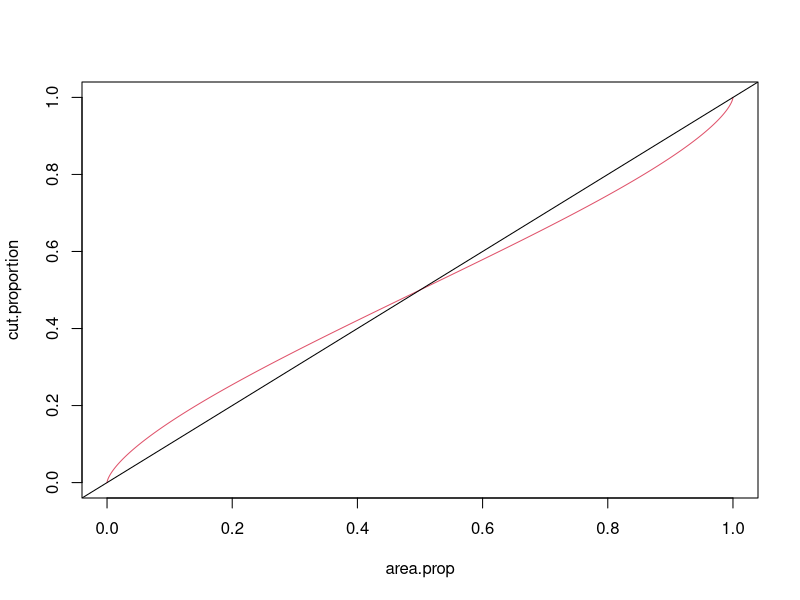

R code for this plot:
# Calculating what proportion of an ellipse (leaf) to cut along the major
# axis to remove a certain proportion of total ellipse area

# Apr 2024

# Formula for area of ellipse
area.ellipse = function(A, B) {
  A/2 * B/2 * pi
}

# Formula for area of segment of ellipse, cut perpendicular to major axis (A)
area.seg = function(A, B, H) {
  (A*B/4) *
    ( acos(1-2*H/A) -
        (1 - 2*H/A) * sqrt(4*H/A - 4*H^2 /A^2) )
}
# See https://www.had2know.org/academics/ellipse-segment-tank-volume-calculator.html




# Now convert to proportions ####

# X = prop of leaf desired
# A = major axis length (leaf length)
# B = minor axis length (leaf width)

prop.area = function(A, B, H) {

  ( acos(1-2*H/A) -
      (1 - 2*H/A) * sqrt(4*H/A - 4*H^2 /A^2) ) / pi

}


cut.proportion = seq(0,1, length=10000)

area.prop = prop.area(10, 1, cut.proportion*10)

plot(cut.proportion ~ area.prop, type='l', col=2)
abline(a=0,b=1)

#?uniroot

# Find cut proportions for area treatment levels
n = 4 # rounding
cut.proportion[round(area.prop, n) == 0.05]
cut.proportion[round(area.prop, n) == 0.1]
cut.proportion[round(area.prop, n) == 0.2]
cut.proportion[round(area.prop, n) == 0.3]
cut.proportion[round(area.prop, n) == 0.4]
cut.proportion[round(area.prop, 3) == 0.5] # has to be 0.5
cut.proportion[round(area.prop, n) == 0.6]
cut.proportion[round(area.prop, n) == 0.7]
cut.proportion[round(area.prop, n) == 0.8]
cut.proportion[round(area.prop, n) == 0.9]
cut.proportion[round(area.prop, n) == 0.95]





